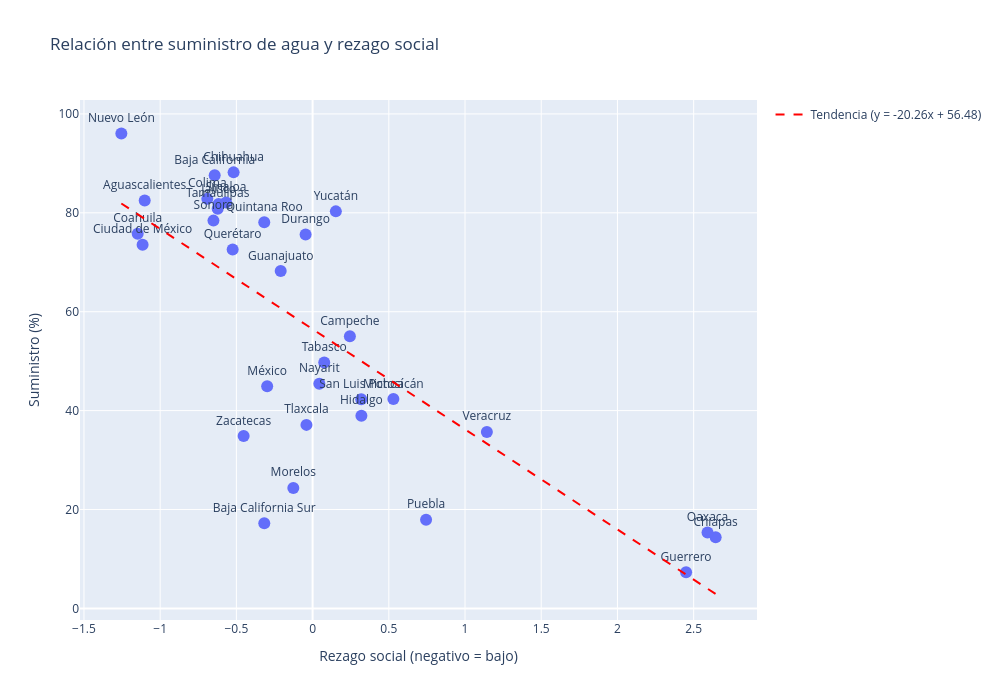

Notebook code cell kept with this figure:
### Markdown cell above
Conclusiones sobre la relación entre suministro de agua y rezago social Con los datos reales (los primeros que me mostraste, donde Chihuahua tiene 88% y Guerrero 7%), se observa una clara tendencia: los estados con mayor rezago social, como Chiapas y Guerrero, presentan los porcentajes de suministro diario de agua más bajos. En cambio, entidades con rezago social negativo (bajo rezago), como Coahuila, Aguascalientes y Chihuahua, alcanzan suministros superiores al 75%. Esta relación inversa sugiere que la desigualdad social está asociada a un menor acceso al agua potable.

Sin embargo, existen excepciones que enriquecen el análisis. Baja California Sur, a pesar de tener un rezago social bajo (-0.32), registra solo un 17% de suministro. Esto indica que factores geográficos y climáticos (la aridez de la región) pueden limitar el acceso al agua independientemente del nivel de desarrollo social. Por otro lado, la Ciudad de México, con un rezago bajo (-1.11), alcanza un 73.5% de suministro, mostrando que una buena infraestructura puede compensar la escasez natural.

### Code cell
# Supongamos que tu DataFrame se llama df con columnas 'Índice de rezago social' y 'Porcentaje de suministro diario'
fig = px.scatter(suministro_vs_rezagoSocial, x='Índice de rezago social', y='Porcentaje de suministro diario',
                 text='Entidad', hover_name='Entidad',
                 title='Relación entre suministro de agua y rezago social',
                 labels={'Índice de rezago social': 'Rezago social (negativo = bajo)',
                         'Porcentaje de suministro diario': 'Suministro (%)'},
                 width=900, height=600)
fig.update_traces(textposition='top center', marker=dict(size=12))

# Calcular regresión lineal
X = suministro_vs_rezagoSocial[['Índice de rezago social']].values
y = suministro_vs_rezagoSocial['Porcentaje de suministro diario'].values
model = LinearRegression()
model.fit(X, y)
x_line = np.linspace(X.min(), X.max(), 100)
y_line = model.predict(x_line.reshape(-1, 1))

fig.add_trace(go.Scatter(x=x_line, y=y_line, mode='lines',
                         name=f'Tendencia (y = {model.coef_[0]:.2f}x + {model.intercept_:.2f})',
                         line=dict(color='red', dash='dash')))
fig.update_layout(width=1000, height=700)
fig.show()

### Figure 1 — Plotly figure (JSON) as saved in the notebook; plotly's stock layout.template omitted (floating-point values rounded to 4 significant figures)
{"data": [{"hovertemplate": "<b>%{hovertext}</b><br><br>Rezago social (negativo = bajo)=%{x}<br>Suministro (%)=%{y}<br>Entidad=%{text}<extra></extra>", "hovertext": ["Aguascalientes", "Baja California", "Baja California Sur", "Campeche", "Coahuila", "Colima", "Chiapas", "Chihuahua", "Ciudad de México", "Durango", "Guanajuato", "Guerrero", "Hidalgo", "Jalisco", "México", "Michoacán", "Morelos", "Nayarit", "Nuevo León", "Oaxaca", "Puebla", "Querétaro", "Quintana Roo", "San Luis Potosí", "Sinaloa", "Sonora", "Tabasco", "Tamaulipas", "Tlaxcala", "Veracruz", "Yucatán", "Zacatecas"], "legendgroup": "", "marker": {"color": "#636efa", "size": 12, "symbol": "circle"}, "mode": "markers+text", "name": "", "orientation": "v", "showlegend": false, "text": ["Aguascalientes", "Baja California", "Baja California Sur", "Campeche", "Coahuila", "Colima", "Chiapas", "Chihuahua", "Ciudad de México", "Durango", "Guanajuato", "Guerrero", "Hidalgo", "Jalisco", "México", "Michoacán", "Morelos", "Nayarit", "Nuevo León", "Oaxaca", "Puebla", "Querétaro", "Quintana Roo", "San Luis Potosí", "Sinaloa", "Sonora", "Tabasco", "Tamaulipas", "Tlaxcala", "Veracruz", "Yucatán", "Zacatecas"], "textposition": "top center", "type": "scatter", "x": [-1.102, -0.6424, -0.317, 0.2445, -1.148, -0.6907, 2.644, -0.5184, -1.115, -0.04596, -0.2092, 2.45, 0.3201, -0.6168, -0.2981, 0.5299, -0.1265, 0.04404, -1.255, 2.591, 0.7445, -0.5245, -0.3172, 0.3191, -0.5676, -0.6505, 0.0764, -0.6226, -0.04053, 1.143, 0.1525, -0.4526], "xaxis": "x", "y": [82.5, 87.58, 17.23, 55.02, 75.76, 82.82, 14.38, 88.18, 73.54, 75.61, 68.21, 7.337, 38.95, 81.78, 44.93, 42.34, 24.36, 45.44, 96.04, 15.34, 17.92, 72.6, 78.08, 42.28, 82.08, 78.42, 49.74, 80.8, 37.12, 35.69, 80.29, 34.86], "yaxis": "y"}, {"line": {"color": "red", "dash": "dash"}, "mode": "lines", "name": "Tendencia (y = -20.26x + 56.48)", "type": "scatter", "x": [-1.255, -1.215, -1.176, -1.137, -1.097, -1.058, -1.018, -0.9791, -0.9397, -0.9003, -0.8609, -0.8215, -0.7821, -0.7428, -0.7034, -0.664, -0.6246, -0.5852, -0.5458, -0.5064, -0.4671, -0.4277, -0.3883, -0.3489, -0.3095, -0.2701, -0.2308, -0.1914, -0.152, -0.1126, -0.07323, -0.03385, 0.005535, 0.04492, 0.0843, 0.1237, 0.1631, 0.2025, 0.2418, 0.2812, 0.3206, 0.36, 0.3994, 0.4388, 0.4781, 0.5175, 0.5569, 0.5963, 0.6357, 0.6751, 0.7144, 0.7538, 0.7932, 0.8326, 0.872, 0.9114, 0.9507, 0.9901, 1.03, 1.069, 1.108, 1.148, 1.187, 1.226, 1.266, 1.305, 1.345, 1.384, 1.423, 1.463, 1.502, 1.541, 1.581, 1.62, 1.66, 1.699, 1.738, 1.778, 1.817, 1.857, 1.896, 1.935, 1.975, 2.014, 2.053, 2.093, 2.132, 2.172, 2.211, 2.25, 2.29, 2.329, 2.369, 2.408, 2.447, 2.487, 2.526, 2.565, 2.605, 2.644], "y": [81.89, 81.09, 80.3, 79.5, 78.7, 77.9, 77.11, 76.31, 75.51, 74.71, 73.91, 73.12, 72.32, 71.52, 70.72, 69.93, 69.13, 68.33, 67.53, 66.73, 65.94, 65.14, 64.34, 63.54, 62.75, 61.95, 61.15, 60.35, 59.56, 58.76, 57.96, 57.16, 56.36, 55.57, 54.77, 53.97, 53.17, 52.38, 51.58, 50.78, 49.98, 49.18, 48.39, 47.59, 46.79, 45.99, 45.2, 44.4, 43.6, 42.8, 42.01, 41.21, 40.41, 39.61, 38.81, 38.02, 37.22, 36.42, 35.62, 34.83, 34.03, 33.23, 32.43, 31.63, 30.84, 30.04, 29.24, 28.44, 27.65, 26.85, 26.05, 25.25, 24.46, 23.66, 22.86, 22.06, 21.26, 20.47, 19.67, 18.87, 18.07, 17.28, 16.48, 15.68, 14.88, 14.08, 13.29, 12.49, 11.69, 10.89, 10.1, 9.298, 8.501, 7.703, 6.905, 6.107, 5.31, 4.512, 3.714, 2.916]}], "layout": {"height": 700, "legend": {"tracegroupgap": 0}, "title": {"text": "Relación entre suministro de agua y rezago social"}, "width": 1000, "xaxis": {"anchor": "y", "domain": [0, 1], "title": {"text": "Rezago social (negativo = bajo)"}}, "yaxis": {"anchor": "x", "domain": [0, 1], "title": {"text": "Suministro (%)"}}}}
